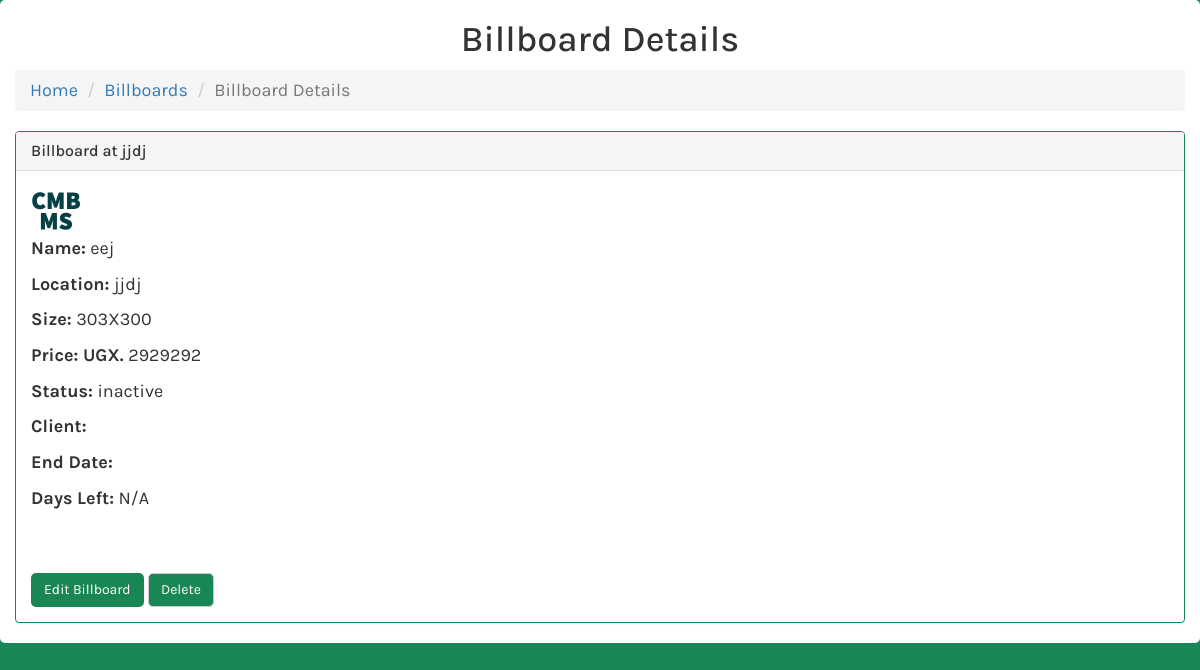
/billboard.php?id=3 (signed in), run on the app's committed database.
### tables this page shows
CREATE TABLE billboards (
    id INTEGER PRIMARY KEY AUTOINCREMENT,
    name CHAR(128) NOT NULL,
    location CHAR(128) NOT NULL,
    size TEXT,
    status TEXT CHECK(status IN ('active', 'inactive')) NOT NULL DEFAULT 'active',
    price INTEGER,
    client TEXT,
    picture CHAR(128),
    startdate DATE,
    enddate DATE,
    addedby INTEGER,
    FOREIGN KEY(addedby) REFERENCES users(id)
);

### billboard.php (the view, shortened to what this page needs)
<?php include 'databaseConnection.php';
$sql = "SELECT * FROM billboards WHERE id = :id";
$stmt = $db->prepare($sql);
$stmt->bindParam(':id', $id);
$stmt->execute();
$billboard = $stmt->fetch(PDO::FETCH_ASSOC);
?>
<!DOCTYPE html>
<html>
<head>
    <link rel="stylesheet" href="https://maxcdn.bootstrapcdn.com/bootstrap/3.3.7/css/bootstrap.min.css">
</head>
<body>
    <div class="container">
        <h1>Billboard Details</h1>
        <ol class="breadcrumb">
            <li><a href="index.php">Home</a></li>
            <li><a href="billboards.php">Billboards</a></li>
            <li class="active">Billboard Details</li>
        </ol>
        <div class="panel panel-default">
            <div class="panel-heading">
                <h3 class="panel-title">Billboard at <?php echo $billboard['location']; ?></h3>
            </div>
            <div class="panel-body">
                <div class="row">
                    <div class="col-md-8">
                        <img src="uploads/<?php echo $billboard['picture']; ?>" class="img-responsive" alt="Billboard Picture">
                        <p><strong>Name:</strong> <?php echo $billboard['name']; ?></p>
                        <p><strong>Location: </strong><?php echo $billboard['location'] ?? ""; ?></p>
                        <p><strong>Size: </strong><?php echo $billboard['size'] ?? ""; ?></p>
                        <p><strong>Price: UGX. </strong><?php echo $billboard['price'] ?? ""; ?></p>
                        <p><strong>Status: </strong><?php echo $billboard['status'] ?? ""; ?></p>
                        <p><strong>Client: </strong><?php echo $billboard['client'] ?? ""; ?></p>
                        <p><strong>End Date: </strong><?php echo $billboard['enddate'] ?? ""; ?></p>
                        <p><strong>Days Left: </strong><?php
                                                        if ($billboard['status'] == 'active') {
                                                            $currentdate = date('Y-m-d');
                                                            $enddate = $billboard['enddate'];
                                                            $daysleft = (strtotime($enddate) - strtotime($currentdate)) / (60 * 60 * 24);
                                                            echo $daysleft;
                                                        } else {
                                                            echo 'N/A';
                                                        }
                                                        ?></p>
                        <br>
                        <br>
                        <button type="button" class="btn edit" data-toggle="modal" data-target="#editBillboardModal">Edit Billboard</button>
                        <a href="deleteBillboard.php?id=<?php echo $billboard['id']; ?>" class="btn btn-default">Delete</a>
                    </div>
                </div>
            </div>
        </div>
    </div>
</body>
</html>

### billboard.php (style rules this page uses)
body { background-color: #198754; font-family: 'Karla', sans-serif; font-size: large; }
.container { margin: auto; background-color: #fff; border-radius: 5px; width: 100%; }
.container h1 { text-align: center; }
.container .btn { border-radius: 5px; background-color: #198754; color: #fff; }
.container .panel { border-color: #198754; }

### data on the page
billboards: location "jjdj", picture (picture), name "eej", size "303X300", price "2929292", status "inactive"
